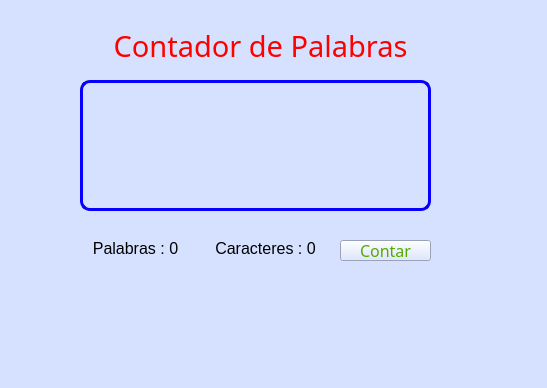
<?xml version="1.0" encoding="UTF-8"?>
<ui version="4.0">
 <class>MainWindow</class>
 <widget class="QMainWindow" name="MainWindow">
  <property name="geometry">
   <rect>
    <x>0</x>
    <y>0</y>
    <width>547</width>
    <height>388</height>
   </rect>
  </property>
  <property name="windowTitle">
   <string>MainWindow</string>
  </property>
  <property name="styleSheet">
   <string notr="true">background-color: rgb(213, 225, 255);</string>
  </property>
  <widget class="QWidget" name="centralwidget">
   <widget class="QLabel" name="label">
    <property name="geometry">
     <rect>
      <x>110</x>
      <y>20</y>
      <width>301</width>
      <height>51</height>
     </rect>
    </property>
    <property name="font">
     <font>
      <family>Gadugi</family>
      <pointsize>22</pointsize>
     </font>
    </property>
    <property name="styleSheet">
     <string notr="true">color: rgb(255, 0, 0);</string>
    </property>
    <property name="text">
     <string>Contador de Palabras</string>
    </property>
    <property name="alignment">
     <set>Qt::AlignCenter</set>
    </property>
   </widget>
   <widget class="QLineEdit" name="edtCaracteres">
    <property name="geometry">
     <rect>
      <x>80</x>
      <y>80</y>
      <width>351</width>
      <height>131</height>
     </rect>
    </property>
    <property name="styleSheet">
     <string notr="true">border-radius: 10px;
border: 3px solid #0800ff;</string>
    </property>
    <property name="text">
     <string/>
    </property>
    <property name="alignment">
     <set>Qt::AlignLeading|Qt::AlignLeft|Qt::AlignTop</set>
    </property>
   </widget>
   <widget class="QLabel" name="tvPalabras">
    <property name="geometry">
     <rect>
      <x>80</x>
      <y>240</y>
      <width>111</width>
      <height>16</height>
     </rect>
    </property>
    <property name="font">
     <font>
      <pointsize>12</pointsize>
     </font>
    </property>
    <property name="text">
     <string>Palabras : 0</string>
    </property>
    <property name="alignment">
     <set>Qt::AlignCenter</set>
    </property>
   </widget>
   <widget class="QLabel" name="tvCaracteres">
    <property name="geometry">
     <rect>
      <x>200</x>
      <y>240</y>
      <width>131</width>
      <height>16</height>
     </rect>
    </property>
    <property name="font">
     <font>
      <pointsize>12</pointsize>
     </font>
    </property>
    <property name="text">
     <string>Caracteres : 0</string>
    </property>
    <property name="alignment">
     <set>Qt::AlignCenter</set>
    </property>
   </widget>
   <widget class="QPushButton" name="btnContar">
    <property name="geometry">
     <rect>
      <x>340</x>
      <y>240</y>
      <width>91</width>
      <height>21</height>
     </rect>
    </property>
    <property name="font">
     <font>
      <family>Segoe Print</family>
      <pointsize>12</pointsize>
     </font>
    </property>
    <property name="styleSheet">
     <string notr="true">color: rgb(85, 170, 0);</string>
    </property>
    <property name="text">
     <string>Contar</string>
    </property>
   </widget>
  </widget>
  <widget class="QMenuBar" name="menubar">
   <property name="geometry">
    <rect>
     <x>0</x>
     <y>0</y>
     <width>547</width>
     <height>21</height>
    </rect>
   </property>
  </widget>
  <widget class="QStatusBar" name="statusbar"/>
 </widget>
 <resources/>
 <connections/>
</ui>
